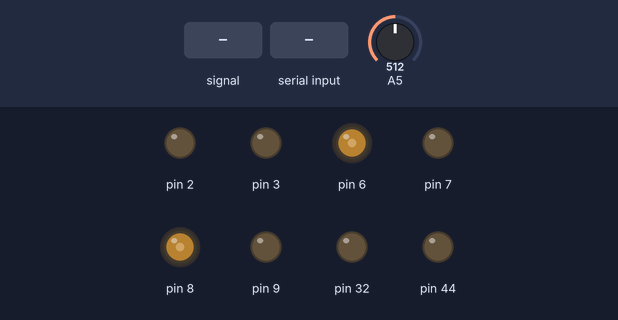
Bench run of a program on a simulated Arduino Mega 2560, built with avr-gcc and run on an emulated ATmega2560. Parts: output pins drawn as LEDs (lit = HIGH). The inputs (shaded band) are chosen by the test bench; at power-on: A5 = 512. What the program prints to the serial monitor is not drawn.

Above: at 1.2 s.
1.3 s: A5 fed a 200 Hz sine of ±81 counts around its level
At 2.5 s:
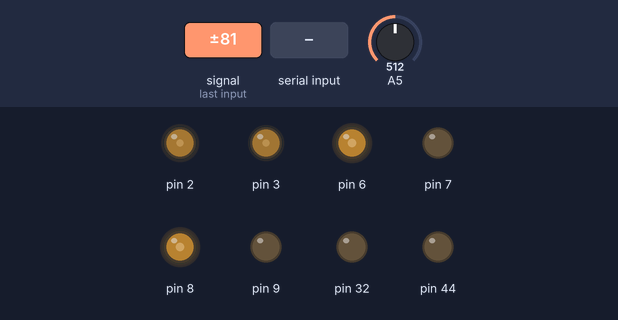
2.8 s: "r90\n" received over Serial
At 4.0 s:
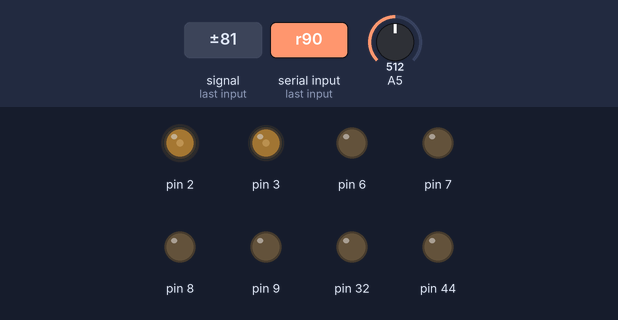
4.3 s: A5 set to 716
At 4.8 s:
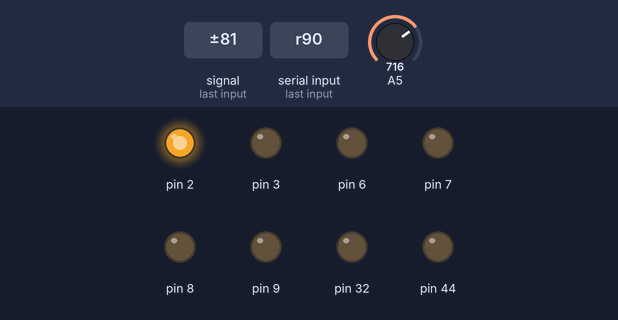
5.8 s: A5 set to 0
At 6.5 s:
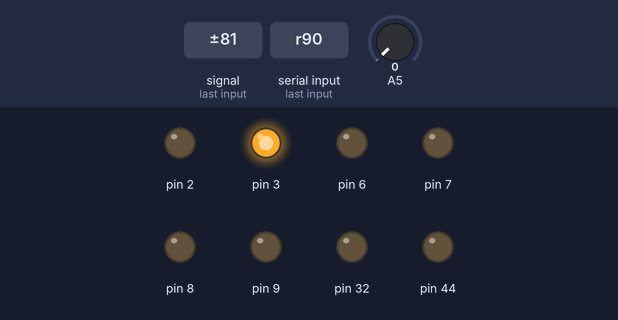
Timing chart, 0 to 8.3 s (numbered marks = the images above; inputs shaded):
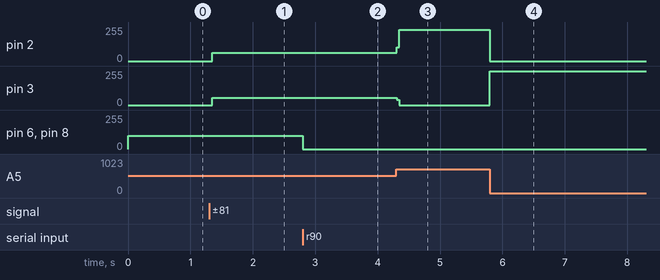

The program:

main.cpp
```cpp
#include <Arduino.h>
#include "Motor_Control.h"
#include "Mission.h"

MainMotor main_motor;
Ultrasonic ultrasonic_front(44, 45);
Ultrasonic ultrasonic_right(32, 33);
SteeringMotor steering_motor;

String inputString = "";

String prev;
bool stringcomplete = false;
bool stringstart = false;
int angle = 0;

void setup()
{
    Serial.begin(115200); // 시리얼 모니터 연결
    main_motor.motor_forward(100);

}

void loop() {

    while(Serial.available()){
        char inchar = (char)Serial.read();
        Serial.print(inchar);
        if(inchar == 'o'){
            stringstart = true;
        }
        else if(inchar == '\n'){
            stringcomplete = true;
        }

        else if(inchar == 'r'){
            main_motor.motor_hold();
        }

        else if(inchar == 'g'){
            main_motor.motor_forward(100);
        }
        else{
            if(stringcomplete == false){
                inputString += inchar;
            }
        }
    }

    if(stringcomplete == true && stringstart == true){
        angle = inputString.toInt();
    }


    steering_motor.setpoint = angle;
    steering_motor.read_angle();
    steering_motor.wheel_steering();

    Serial.println(angle);


    // Serial.print("    cur_angle: ");
    // Serial.print(steering_motor.input);
    // Serial.print("  setpoint: ");
    // Serial.print(steering_motor.setpoint);
    // Serial.print("  output: ");
    // Serial.println(steering_motor.output);
    inputString = "";
    stringcomplete = false;
    stringstart = false;
}
```

Measured:
- after the input at 1.3 s, pin 2: 0/255 → 61/255 after 0.05 s; pin 3: 0/255 → 55/255 after 0.05 s
- after the input at 2.8 s, pin 6, pin 8: 100/255 → 0/255 at once
- after the input at 4.3 s, pin 2: 61/255 → 236/255 at once; pin 3: 55/255 → 0/255 at once
- after the input at 5.8 s, pin 2: 236/255 → 0/255 at once; pin 3: 0/255 → 255/255 at once
